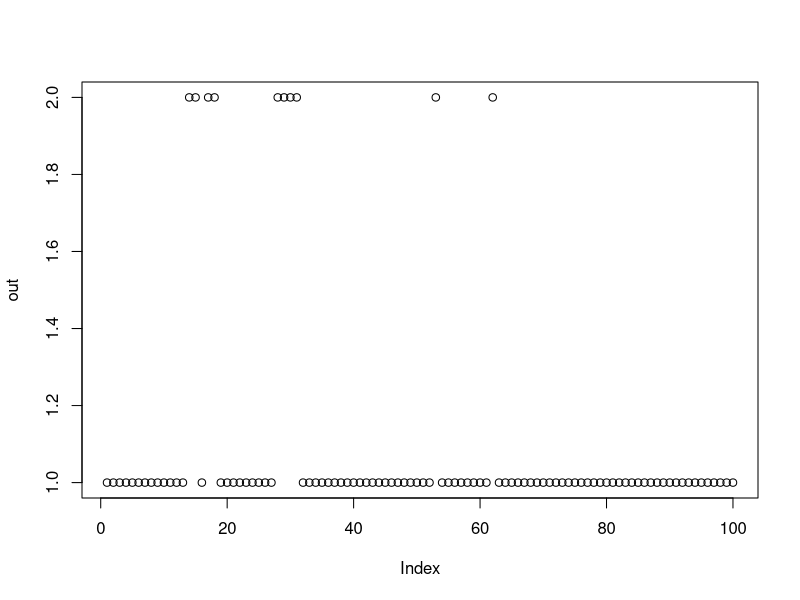

The R source for this figure:
# a simple Markov chain
# number of steps to take
N<-100
Statestate<-c("Occupied","Extinct")
# a simple Markov chain
pOccOcc<-0.9
pOccExt<-0.1
pExtExt<-0.8
pExtOcc<-0.2
 
Transition<-matrix(c(pOccOcc,pExtOcc,pOccExt,pExtExt),nrow=2,dimnames = list(Statestate,Statestate))
print(Transition)  # state 2 is absorbing
state<- c(1,0)  # initial state vector
 
out<-numeric(N)
out[1]<-sample(1:2,1,prob=state)
for(i in 2:N)
  out[i]<-sample(1:2,1,prob=Transition[out[i-1],])
                                   
plot(out) 
 